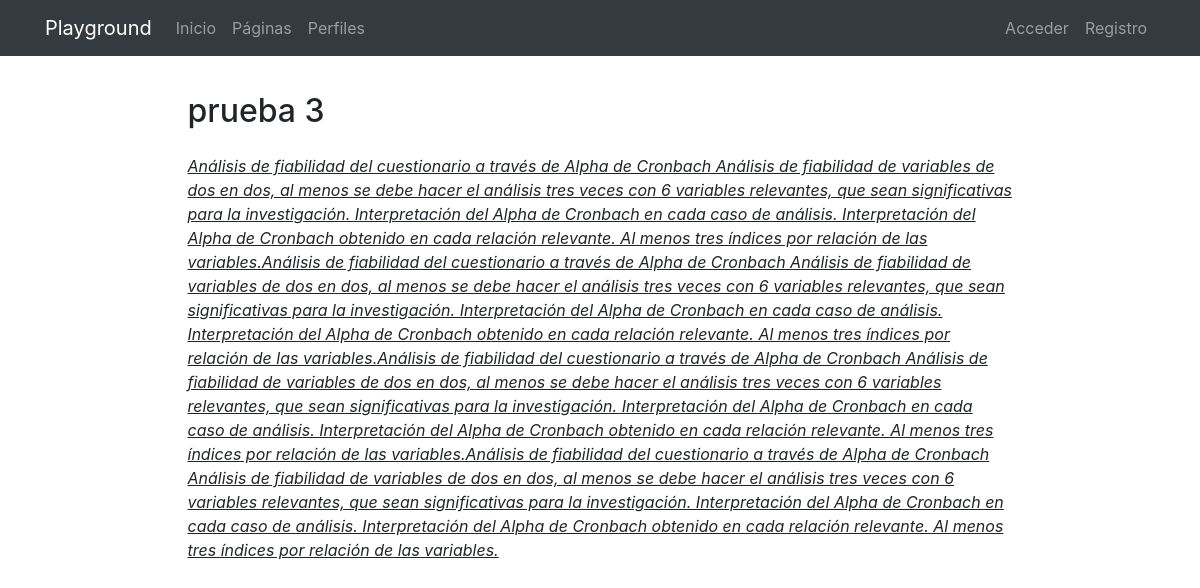
The page /pages/3/prueba-3/ on the database its author committed.
### pages/models.py (models this page shows, shortened)
class Page(models.Model):
    title = models.CharField(verbose_name="Título", max_length=200)
    content = RichTextField(verbose_name="Contenido")
    order = models.SmallIntegerField(verbose_name="Orden", default=0)
    created = models.DateTimeField(auto_now_add=True, verbose_name="Fecha de creación")
    updated = models.DateTimeField(auto_now=True, verbose_name="Fecha de edición")
    class Meta:
        verbose_name = "página"
        verbose_name_plural = "páginas"
        ordering = ['order', 'title']

### pages/views.py (the view)
# urls.py: path('<int:pk>/<slug:slug>/', PageDetailView.as_view(), name='page'),
class PageDetailView(DetailView):
    model = Page

### pages/templates/pages/page_detail.html (shortened to what this page needs)
{% extends 'core/base.html' %}
{% load static %}
{% block content %}
{% include 'pages/includes/pages_menu.html' %}
<main role="main">
  <div class="container">
    <div class="row mt-3">
      <div class="col-md-9 mx-auto">
        <h2 class="section-heading mb-4">{{object.title}}</h2>
        <div>
          {{page.content|safe}}
        </div>
      </div>
    </div>
  </div>
</main>
{% endblock %}

### core/static/core/css/main.css (style rules this page uses)
main { padding-top: 20px; }
:root { --jumbotron-padding-y: 3rem; }

### rows shown on the page
Page: title "prueba 3", content "Análisis de fiabilidad del cuestionario a través de Alpha de Cronbach Análisis de fiabilidad de variables de dos en dos, al menos se debe hacer el análisis tres veces con 6 variables relevantes, que sean significativas para la investigación. Interpretación del Alpha de Cronbach en cada caso de análisis. Interpretación del Alpha de Cronbach obtenido en cada relación relevante. Al menos tres índices por relación de las variables.Análisis de fiabilidad del cuestionario a través de Alpha de Cronbach Análisis de fiabilidad de variables de dos en dos, al menos se debe hacer el análisis tres veces con 6 variables relevantes, que sean significativas para la investigación. Interpretación del Alpha…"
